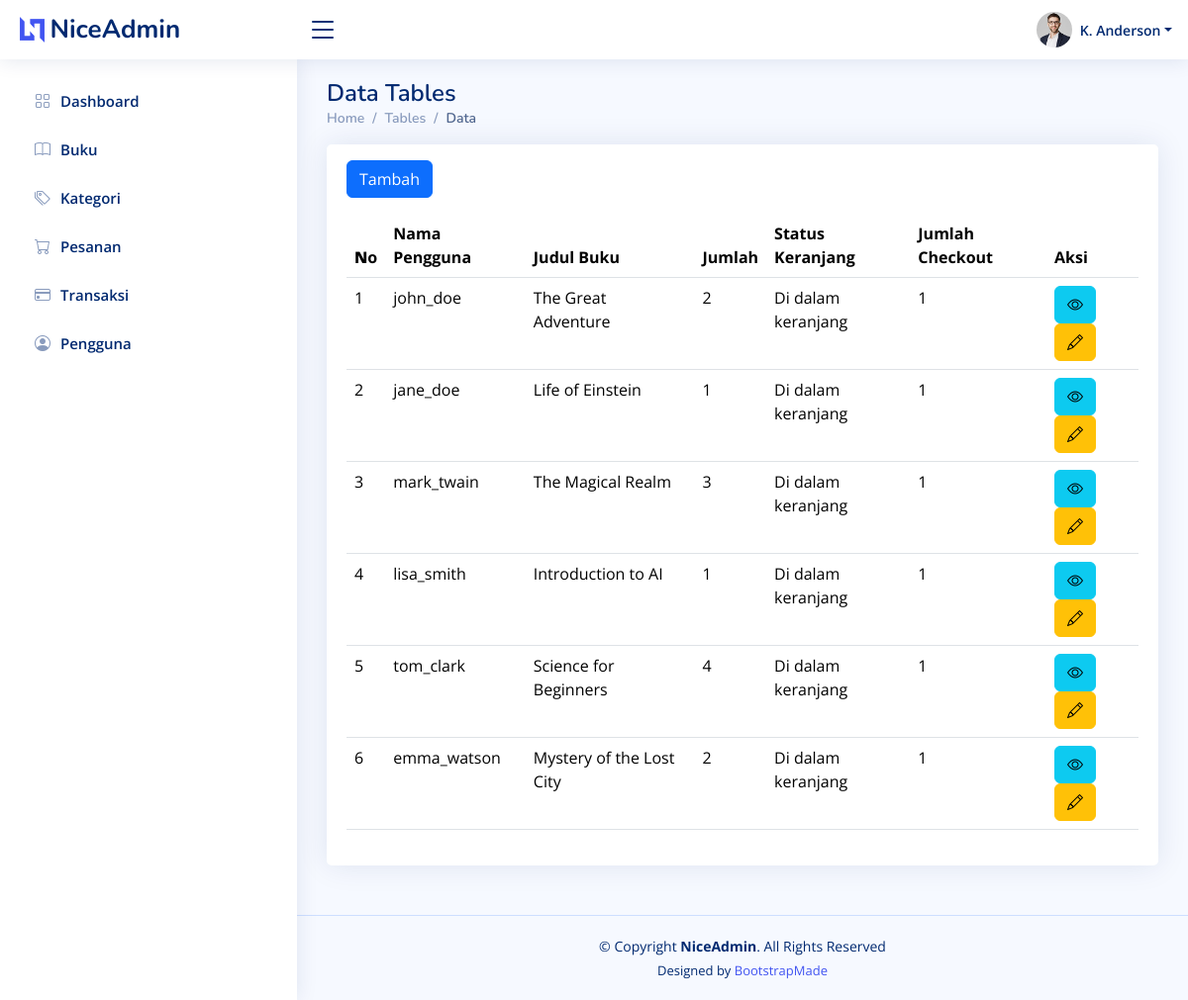
Page /admin/tables-pesanan.php (signed in) on the committed database.
### tables this page shows
CREATE TABLE `cart` (
  `id_cart` INT(11) NOT NULL AUTO_INCREMENT,
  `id_user` INT(11) NOT NULL,
  PRIMARY KEY (`id_cart`),
  FOREIGN KEY (`id_user`) REFERENCES `users` (`id_user`) ON DELETE CASCADE
);

CREATE TABLE `users` (
  `id_user` INT(11) NOT NULL AUTO_INCREMENT,
  `username` VARCHAR(50) NOT NULL,
  `password` VARCHAR(255) NOT NULL,
  `email` VARCHAR(100) NOT NULL,
  `email_verified` TINYINT(1) DEFAULT 0,
  `verification_token` VARCHAR(255),
  `isActive` TINYINT(1) DEFAULT 1,
  PRIMARY KEY (`id_user`)
);

### admin/tables-pesanan.php (the view, shortened to what this page needs)
<?php
require_once("../koneksi.php");
?>
<!DOCTYPE html>
<html lang="en">
<head>
  <link
    href="assets/vendor/bootstrap/css/bootstrap.min.css"
    rel="stylesheet" />
  <link
    href="assets/vendor/bootstrap-icons/bootstrap-icons.css"
    rel="stylesheet" />
  <link href="assets/vendor/boxicons/css/boxicons.min.css" rel="stylesheet" />
  <link href="assets/vendor/quill/quill.snow.css" rel="stylesheet" />
  <link href="assets/vendor/quill/quill.bubble.css" rel="stylesheet" />
  <link href="assets/vendor/remixicon/remixicon.css" rel="stylesheet" />
  <link href="assets/vendor/simple-datatables/style.css" rel="stylesheet" />
  <link href="assets/css/style.css" rel="stylesheet" />
</head>
<body>
  <header id="header" class="header fixed-top d-flex align-items-center">
    <div class="d-flex align-items-center justify-content-between">
      <a href="index.php" class="logo d-flex align-items-center">
        <img src="assets/img/logo.png" alt="" />
        <span class="d-none d-lg-block">NiceAdmin</span>
      </a>
      <i class="bi bi-list toggle-sidebar-btn"></i>
    </div>
    <nav class="header-nav ms-auto">
      <ul class="d-flex align-items-center">
        <li class="nav-item dropdown pe-3">
          <a
            class="nav-link nav-profile d-flex align-items-center pe-0"
            href="#"
            data-bs-toggle="dropdown">
            <img
              src="assets/img/profile-img.jpg"
              alt="Profile"
              class="rounded-circle" />
            <span class="d-none d-md-block dropdown-toggle ps-2">K. Anderson</span> </a>
        </li>
      </ul>
    </nav>
  </header>
  <aside id="sidebar" class="sidebar">
    <ul class="sidebar-nav" id="sidebar-nav">
      <li class="nav-item">
        <a class="nav-link collapsed" href="index.php">
          <i class="bi bi-grid"></i>
          <span>Dashboard</span>
        </a>
      </li>
      <li class="nav-item">
        <a class="nav-link collapsed" href="tables-buku.php">
          <i class="bi bi-book"></i>
          <span>Buku</span>
        </a>
      </li>
      <li class="nav-item">
        <a class="nav-link collapsed" href="tables-kategori.php">
          <i class="bi bi-tags"></i>
          <span>Kategori</span>
        </a>
      </li>
      <li class="nav-item">
        <a class="nav-link collapsed" href="tables-pesanan.php">
          <i class="bi bi-cart"></i>
          <span>Pesanan</span>
        </a>
      </li>
      <li class="nav-item">
        <a class="nav-link collapsed" href="tables-transaksi.php">
          <i class="bi bi-credit-card"></i>
          <span>Transaksi</span>
        </a>
      </li>
      <li class="nav-item">
        <a class="nav-link collapsed" href="tables-pengguna.php">
          <i class="bi bi-person-circle"></i>
          <span>Pengguna</span>
        </a>
      </li>
    </ul>
  </aside>
  <main id="main" class="main">
    <div class="pagetitle">
      <h1>Data Tables</h1>
      <nav>
        <ol class="breadcrumb">
          <li class="breadcrumb-item"><a href="index.php">Home</a></li>
          <li class="breadcrumb-item">Tables</li>
          <li class="breadcrumb-item active">Data</li>
        </ol>
      </nav>
    </div>
    <section class="section">
      <div class="row">
        <div class="col-lg-12">
          <div class="card">
            <div class="card-body">
              <a href="forms-add-buku.php" class="btn btn-primary btn-custom my-3">
                Tambah
              </a>
              <table class="table">
                <thead>
                  <tr>
                    <th><b>N</b>o</th>
                    <th>Nama Pengguna</th>
                    <th>Judul Buku</th>
                    <th>Jumlah</th>
                    <th>Status Keranjang</th>
                    <th>Jumlah Checkout</th>
                    <th>Aksi</th>
                  </tr>
                </thead>
                <?php
                $sql = "SELECT cart.id_cart, users.username, books.title, cart_items.quantity,
          CASE WHEN cart.id_user IS NOT NULL THEN 'Di dalam keranjang' ELSE 'Keranjang kosong' END AS status,
          IFNULL(COUNT(orders.id_order), 0) AS checkout_count
          FROM cart_items
          JOIN cart ON cart_items.id_cart = cart.id_cart
          JOIN users ON cart.id_user = users.id_user
          JOIN books ON cart_items.id_book = books.id_book
          LEFT JOIN orders ON orders.id_user = users.id_user AND orders.id_order IN
            (SELECT id_order FROM order_details WHERE id_book = cart_items.id_book)
          GROUP BY users.id_user, cart.id_cart, books.id_book, cart_items.id_item";
                $query = mysqli_query($koneksi, $sql);
                $no = 1;
                while ($row = mysqli_fetch_array($query)) {
                ?>
                  <tbody>
                    <tr>
                      <td><?php echo $no; ?></td>
                      <td><?php echo htmlspecialchars($row['username']); ?></td>
                      <td><?php echo htmlspecialchars($row['title']); ?></td>
                      <td><?php echo $row['quantity']; ?></td>
                      <td><?php echo htmlspecialchars($row['status']); ?></td>
                      <td><?php echo $row['checkout_count']; ?></td>
                      <td>
                        <button class="btn btn-info btn-view-book" data-id="<?php echo $row['id_books']; ?>" data-bs-toggle="tooltip" data-bs-placement="top" title="Lihat Detail">
                          <i class="bi bi-eye"></i>
                        </button>
                        <button class="btn btn-warning btn-edit-book" data-id="<?php echo $row['id_books']; ?>" data-bs-toggle="tooltip" data-bs-placement="top" title="Edit Buku">
                          <i class="bi bi-pencil"></i>
                        </button>
                      </td>
                    </tr>
                  </tbody>
                <?php
                  $no++;
                }
                ?>
              </table>
            </div>
          </div>
        </div>
      </div>
    </section>
  </main>
  <footer id="footer" class="footer">
    <div class="copyright">
      &copy; Copyright <strong><span>NiceAdmin</span></strong>. All Rights Reserved
    </div>
    <div class="credits">
      Designed by <a href="https://bootstrapmade.com/">BootstrapMade</a>
    </div>
  </footer>
</body>
</html>

### admin/assets/css/style.css (style rules this page uses)
:root { scroll-behavior: smooth; }
body { font-family: "Open Sans", sans-serif; background: #f6f9ff; color: #444444; }
a { color: #4154f1; text-decoration: none; }
h1, h2, h3, h4, h5, h6 { font-family: "Nunito", sans-serif; }
#main { margin-top: 60px; padding: 20px 30px; transition: all 0.3s; }
.pagetitle { margin-bottom: 10px; }
.pagetitle h1 { font-size: 24px; margin-bottom: 0; font-weight: 600; color: #012970; }
.card { margin-bottom: 30px; border: none; border-radius: 5px; box-shadow: 0px 0 30px rgba(1, 41, 112, 0.1); }
.card-body { padding: 0 20px 20px 20px; }
.breadcrumb { font-size: 14px; font-family: "Nunito", sans-serif; color: #899bbd; font-weight: 600; }
.breadcrumb a { color: #899bbd; transition: 0.3s; }
.breadcrumb .breadcrumb-item::before { color: #899bbd; }
.breadcrumb .active { color: #51678f; font-weight: 600; }
.logo { line-height: 1; }
@media (min-width: 1200px) { .logo { width: 280px; } }
.logo img { max-height: 26px; margin-right: 6px; }
.logo span { font-size: 26px; font-weight: 700; color: #012970; font-family: "Nunito", sans-serif; }
.header { transition: all 0.5s; z-index: 997; height: 60px; box-shadow: 0px 2px 20px rgba(1, 41, 112, 0.1); background-color: #fff; padding-left: 20px; }
.header .toggle-sidebar-btn { font-size: 32px; padding-left: 10px; cursor: pointer; color: #012970; }
.header-nav ul { list-style: none; }
.header-nav>ul { margin: 0; padding: 0; }
.header-nav .nav-profile { color: #012970; }
.header-nav .nav-profile img { max-height: 36px; }
.header-nav .nav-profile span { font-size: 14px; font-weight: 600; }
.sidebar { position: fixed; top: 60px; left: 0; bottom: 0; width: 300px; z-index: 996; transition: all 0.3s; padding: 20px; overflow-y: auto; scrollbar-width: thin; scrollbar-color: #aab7cf transparent; box-shadow: 0px 0px 20px rgba(1, 41, 112, 0.1); background-color: #fff; }
@media (min-width: 1200px) { #main, #footer { margin-left: 300px; } }
.sidebar-nav { padding: 0; margin: 0; list-style: none; }
.sidebar-nav li { padding: 0; margin: 0; list-style: none; }
.sidebar-nav .nav-item { margin-bottom: 5px; }
.sidebar-nav .nav-link { display: flex; align-items: center; font-size: 15px; font-weight: 600; color: #4154f1; transition: 0.3; background: #f6f9ff; padding: 10px 15px; border-radius: 4px; }
.sidebar-nav .nav-link i { font-size: 16px; margin-right: 10px; color: #4154f1; }
.sidebar-nav .nav-link.collapsed { color: #012970; background: #fff; }
.sidebar-nav .nav-link.collapsed i { color: #899bbd; }
.footer { padding: 20px 0; font-size: 14px; transition: all 0.3s; border-top: 1px solid #cddfff; }
.footer .copyright { text-align: center; color: #012970; }
.footer .credits { padding-top: 5px; text-align: center; font-size: 13px; color: #012970; }

### rows in the picture
cart: id_user.username "john_doe", title "The Great Adventure", quantity "2", status "Di dalam keranjang", checkout_count "1"
cart: id_user.username "jane_doe", title "Life of Einstein", quantity "1", status "Di dalam keranjang", checkout_count "1"
cart: id_user.username "mark_twain", title "The Magical Realm", quantity "3", status "Di dalam keranjang", checkout_count "1"
cart: id_user.username "lisa_smith", title "Introduction to AI", quantity "1", status "Di dalam keranjang", checkout_count "1"
cart: id_user.username "tom_clark", title "Science for Beginners", quantity "4", status "Di dalam keranjang", checkout_count "1"
cart: id_user.username "emma_watson", title "Mystery of the Lost City", quantity "2", status "Di dalam keranjang", checkout_count "1"
